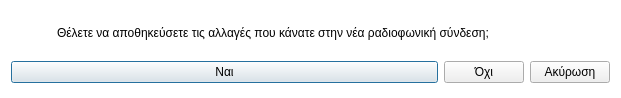
<?xml version="1.0" encoding="UTF-8"?>
<ui version="4.0">
 <class>Dialog</class>
 <widget class="QDialog" name="Dialog">
  <property name="geometry">
   <rect>
    <x>0</x>
    <y>0</y>
    <width>621</width>
    <height>98</height>
   </rect>
  </property>
  <property name="windowTitle">
   <string>Αποθήκευση αλλαγών</string>
  </property>
  <property name="windowIcon">
   <iconset resource="../../../icons.qrc">
    <normaloff>:/rest-windows/assets/images/rest-windows/question.png</normaloff>:/rest-windows/assets/images/rest-windows/question.png</iconset>
  </property>
  <property name="styleSheet">
   <string notr="true">QDialog{
	background:white;
}</string>
  </property>
  <layout class="QGridLayout" name="gridLayout_2">
   <item row="1" column="0" colspan="2">
    <widget class="QFrame" name="frame">
     <property name="styleSheet">
      <string notr="true">QFrame{border:0px;}</string>
     </property>
     <property name="frameShape">
      <enum>QFrame::StyledPanel</enum>
     </property>
     <property name="frameShadow">
      <enum>QFrame::Raised</enum>
     </property>
     <layout class="QGridLayout" name="gridLayout">
      <property name="leftMargin">
       <number>0</number>
      </property>
      <property name="topMargin">
       <number>0</number>
      </property>
      <property name="rightMargin">
       <number>0</number>
      </property>
      <property name="bottomMargin">
       <number>0</number>
      </property>
      <item row="0" column="0">
       <widget class="QPushButton" name="save">
        <property name="sizePolicy">
         <sizepolicy hsizetype="Expanding" vsizetype="Fixed">
          <horstretch>0</horstretch>
          <verstretch>0</verstretch>
         </sizepolicy>
        </property>
        <property name="text">
         <string>Ναι</string>
        </property>
        <property name="icon">
         <iconset resource="../../../icons.qrc">
          <normaloff>:/rest-windows/assets/images/rest-windows/save.png</normaloff>:/rest-windows/assets/images/rest-windows/save.png</iconset>
        </property>
       </widget>
      </item>
      <item row="0" column="1">
       <widget class="QPushButton" name="no_save">
        <property name="sizePolicy">
         <sizepolicy hsizetype="Fixed" vsizetype="Fixed">
          <horstretch>0</horstretch>
          <verstretch>0</verstretch>
         </sizepolicy>
        </property>
        <property name="text">
         <string>Όχι</string>
        </property>
       </widget>
      </item>
     </layout>
    </widget>
   </item>
   <item row="0" column="0">
    <widget class="QLabel" name="error">
     <property name="minimumSize">
      <size>
       <width>40</width>
       <height>40</height>
      </size>
     </property>
     <property name="maximumSize">
      <size>
       <width>40</width>
       <height>40</height>
      </size>
     </property>
     <property name="text">
      <string/>
     </property>
     <property name="pixmap">
      <pixmap resource="../../../icons.qrc">:/rest-windows/assets/images/rest-windows/question.png</pixmap>
     </property>
     <property name="scaledContents">
      <bool>true</bool>
     </property>
    </widget>
   </item>
   <item row="1" column="2">
    <widget class="QPushButton" name="cancel">
     <property name="sizePolicy">
      <sizepolicy hsizetype="Fixed" vsizetype="Fixed">
       <horstretch>0</horstretch>
       <verstretch>0</verstretch>
      </sizepolicy>
     </property>
     <property name="text">
      <string>Ακύρωση</string>
     </property>
    </widget>
   </item>
   <item row="0" column="1" colspan="2">
    <widget class="QLabel" name="label">
     <property name="text">
      <string>Θέλετε να αποθηκεύσετε τις αλλαγές που κάνατε στην νέα ραδιοφωνική σύνδεση;</string>
     </property>
     <property name="alignment">
      <set>Qt::AlignJustify|Qt::AlignVCenter</set>
     </property>
    </widget>
   </item>
  </layout>
 </widget>
 <resources>
  <include location="../../../icons.qrc"/>
  <include location="../../../icons.qrc"/>
 </resources>
 <connections/>
</ui>
